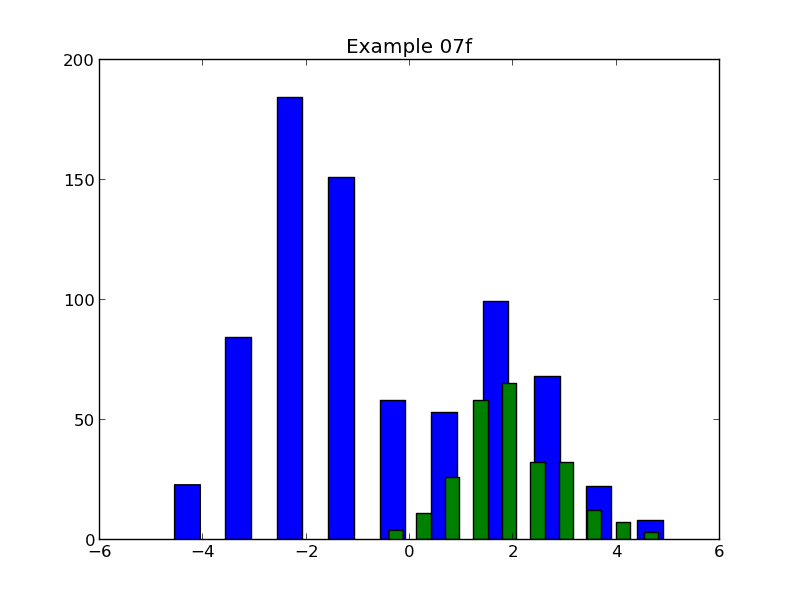

Write the Python code that produced this figure.
import matplotlib.pyplot as pyplot
import plotdata

data = plotdata.data07

pyplot.hist(data[:750], rwidth=0.5)
pyplot.hist(data[750:], rwidth=0.5)

pyplot.title('Example 07f')
pyplot.savefig('example07f.png')
